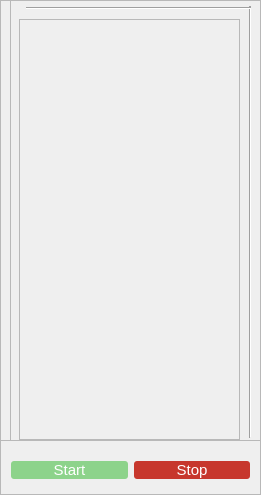
    <widget class="QFrame" name="frame_3">
     <property name="geometry">
      <rect>
       <x>1129</x>
       <y>195</y>
       <width>261</width>
       <height>495</height>
      </rect>
     </property>
     <property name="frameShape">
      <enum>QFrame::StyledPanel</enum>
     </property>
     <property name="frameShadow">
      <enum>QFrame::Raised</enum>
     </property>
     <widget class="QFrame" name="frame_7">
      <property name="geometry">
       <rect>
        <x>0</x>
        <y>440</y>
        <width>261</width>
        <height>61</height>
       </rect>
      </property>
      <property name="styleSheet">
       <string notr="true">QFrame{
padding:1px;
}</string>
      </property>
      <property name="frameShape">
       <enum>QFrame::StyledPanel</enum>
      </property>
      <property name="frameShadow">
       <enum>QFrame::Raised</enum>
      </property>
      <layout class="QGridLayout" name="gridLayout_11">
       <item row="0" column="0">
        <widget class="QPushButton" name="pushButton_Start">
         <property name="styleSheet">
          <string notr="true">QPushButton{
	color:#fff;
	border:0px;
	border-radius:3px;
	font-size:15px;
	cursor: pointer;
	background-color:#8DD38B;
}
QPushButton:hover{
background-color:#6DB66B;
}</string>
         </property>
         <property name="text">
          <string>Start</string>
         </property>
        </widget>
       </item>
       <item row="0" column="1">
        <widget class="QPushButton" name="pushButton_Stop">
         <property name="styleSheet">
          <string notr="true">QPushButton{
	color:#fff;
	border:0px;
	border-radius:3px;
	font-size:15px;
	cursor: pointer;
	background-color:#c7372d;
}
QPushButton:hover{
background-color:#900000;
}</string>
         </property>
         <property name="text">
          <string>Stop</string>
         </property>
        </widget>
       </item>
      </layout>
     </widget>
     <widget class="QFrame" name="frame_Map_des_Defauts">
      <property name="geometry">
       <rect>
        <x>10</x>
        <y>0</y>
        <width>261</width>
        <height>441</height>
       </rect>
      </property>
      <property name="frameShape">
       <enum>QFrame::StyledPanel</enum>
      </property>
      <property name="frameShadow">
       <enum>QFrame::Raised</enum>
      </property>
      <widget class="QScrollArea" name="scrollArea_2">
       <property name="geometry">
        <rect>
         <x>9</x>
         <y>19</y>
         <width>221</width>
         <height>421</height>
        </rect>
       </property>
       <property name="widgetResizable">
        <bool>true</bool>
       </property>
       <widget class="QWidget" name="scrollAreaWidgetContents_3">
        <property name="geometry">
         <rect>
          <x>0</x>
          <y>0</y>
          <width>199</width>
          <height>399</height>
         </rect>
        </property>
       </widget>
      </widget>
      <widget class="Line" name="line">
       <property name="geometry">
        <rect>
         <x>235</x>
         <y>6</y>
         <width>10</width>
         <height>432</height>
        </rect>
       </property>
       <property name="maximumSize">
        <size>
         <width>15</width>
         <height>435</height>
        </size>
       </property>
       <property name="orientation">
        <enum>Qt::Vertical</enum>
       </property>
      </widget>
      <widget class="Line" name="line_2">
       <property name="geometry">
        <rect>
         <x>16</x>
         <y>7</y>
         <width>225</width>
         <height>3</height>
        </rect>
       </property>
       <property name="orientation">
        <enum>Qt::Horizontal</enum>
       </property>
      </widget>
     </widget>
    </widget>
